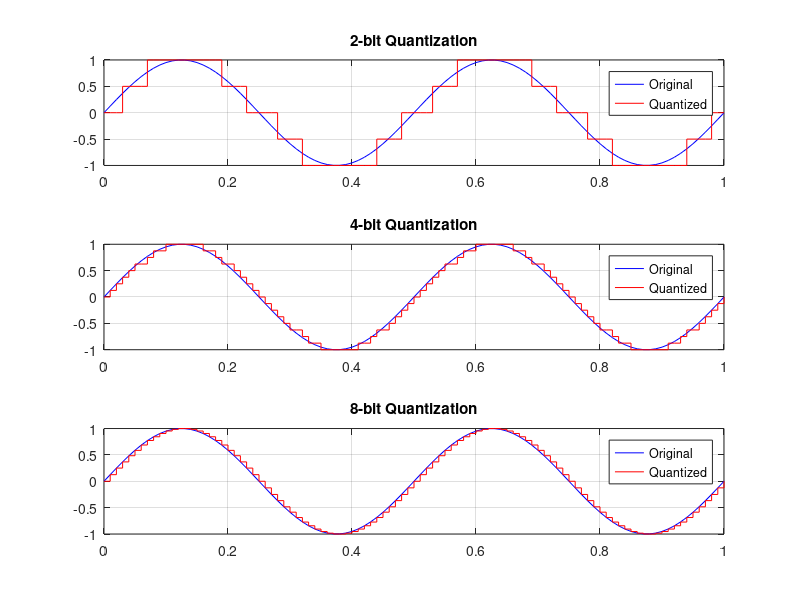

MATLAB code for this plot:
t = 0:0.01:1;

A = 1;
f = 2;

x = A*sin(2*pi*f*t);

bits = [2 4 8];

for i = 1:3

    L = 2^bits(i);

    delta = 2/L;

    quantized = round((x+1)/delta)*delta - 1;

    subplot(3,1,i)

    plot(t,x,'b')
    hold on
    stairs(t,quantized,'r')

    title([num2str(bits(i)),'-bit Quantization'])
    legend('Original','Quantized')
    grid on

end
